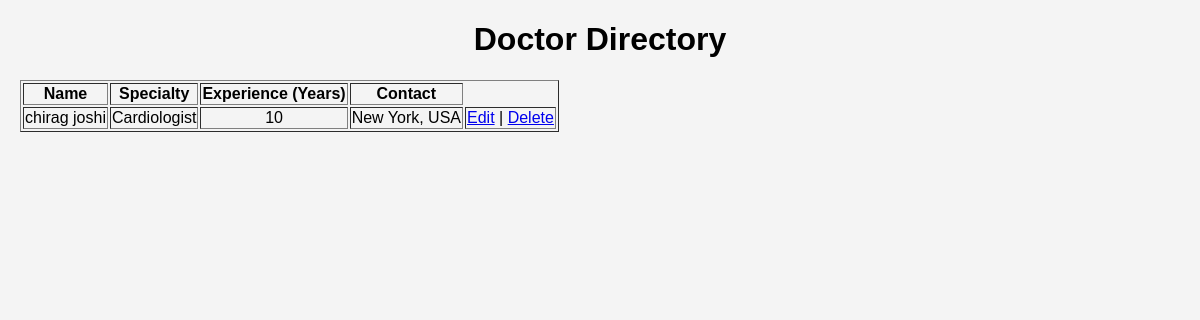
/doctorlist/, run on an earlier commit of the app's database.
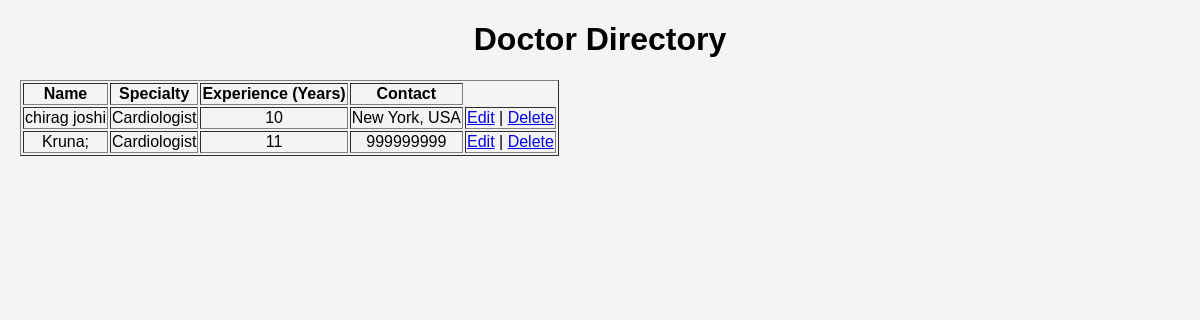
And on a later commit of the database.
### myapp/models.py (models this page shows, shortened)
class Doctor(models.Model):
    name = models.CharField(max_length=100)
    specialty = models.CharField(max_length=100)
    experience = models.IntegerField()
    contact = models.CharField(max_length=15)
    availability = models.BooleanField(default=True)
    clinic_address = models.TextField()

### myapp/views.py (the view)
# urls.py: path('doctorlist/', views.doctor_list, name='doctor_list'),
def doctor_list(request):
    doctors = Doctor.objects.all()  # Fetch all doctors from the database
    return render(request, 'myapp/doctor_list.html', {'doctors': doctors})

### myapp/templates/myapp/doctor_list.html (shortened to what this page needs)
<!DOCTYPE html>{% load static %}
<html lang="en">
<head>
    <link rel="stylesheet" href="{% static 'myapp/css/style.css' %}">
</head>
<body>
    <h1>Doctor Directory</h1>
    <table border="1">
        <tr>
            <th>Name</th>
            <th>Specialty</th>
            <th>Experience (Years)</th>
            <th>Contact</th>
        </tr>
        {% for doctor in doctors %}
        <tr>
            <td>{{ doctor.name }}</td>
            <td>{{ doctor.specialty }}</td>
            <td>{{ doctor.experience }}</td>
            <td>{{ doctor.contact }}</td>
            <td>
                <a href="{% url 'edit_doctor' doctor.id %}">Edit</a> |
                <a href="{% url 'delete_doctor' doctor.id %}">Delete</a>
            </td>
        </tr>
        {% endfor %}
    </table>
</body>
</html>

### myapp/static/myapp/css/style.css (style rules this page uses)
body { font-family: Arial, sans-serif; background-color: #f4f4f4; text-align: center; margin: 20px; }

What changed in the data, as far as the page shows it:
added Doctor: name "Kruna;", specialty "Cardiologist", experience "11", contact "999999999"
